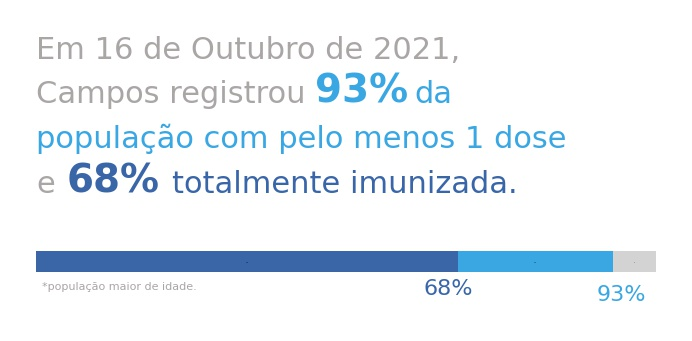

Reproduce this figure in Python.
import numpy as np
import pandas as pd
import tweepy
import matplotlib.pyplot as plt

path = 'your/folder/path'
#path = ''
img_path = path + "vacinometro.jpg"
file_path = path + 'Casos_Campos.xlsx'

df = pd.read_excel(file_path) #reading the excel file with covid data

total = 383173 #total amount of 18+ ppl in Campos. Got it from Rio de Janeiro's official site
primeira_dose = int(df['Vacinados'].iloc[-1])  #first dose
segunda_dose = int(df['Segunda Dose'].iloc[-1]) #second dose
dose_unica = int(df['Dose Única'].iloc[-1]) #unique dose
totalmente_imunizados = segunda_dose + dose_unica #totally imune (first + second dose)

pct_primeira_dose = round((primeira_dose/total)*100) #% of the population with first dose

pct_segunda_dose = round((segunda_dose/total)*100) #% of the population with second

pct_dose_unica = round((dose_unica/total)*100) #% of the unique dose

pct_totalmente_imunizados = round((totalmente_imunizados/total)*100) #% of the population totally imune

category_names = ['Vacinados', 'Não Vacinados', 'placeholder']
results = {
    '1ª Dose': [pct_totalmente_imunizados, (pct_primeira_dose - pct_totalmente_imunizados), (100 - pct_primeira_dose)]
}
#,
#    '2ª Dose': [pct_totalmente_imunizados, (100 - pct_totalmente_imunizados)]


#Função para transformar mês numeral em escrito
def month_checker(mes):

    if mes == '01':
        return('Janeiro')
    elif mes == '02':
        return('Fevereiro')
    elif mes == '03':
        return('Março')
    elif mes == '04':
        return('Abril')
    elif mes == '05':
        return('Maio')
    elif mes == '06':
        return('Junho')
    elif mes == '07':
        return('Julho')
    elif mes == '08':
        return('Agosto')
    elif mes == '09':
        return('Setembro')
    elif mes == '10':
        return('Outubro')
    elif mes == '11':
        return('Novembro')
    elif mes == '12':
        return('Dezembro')
    
#Taking the covid data to make the bar graph. Got it's base from matplotlib official site
def survey(results, category_names):
    """
    Parameters
    ----------
    results : dict
        A mapping from question labels to a list of answers per category.
        It is assumed all lists contain the same number of entries and that
        it matches the length of *category_names*.
    category_names : list of str
        The category labels.
    """
    labels = list(results.keys())
    data = np.array(list(results.values()))
    data_cum = data.cumsum(axis=1)

    fig, ax = plt.subplots(figsize=(8, 0.3))
    ax.invert_yaxis()
    ax.xaxis.set_visible(False)
    ax.set_xlim(0, np.sum(data, axis=1).max())
    lightblue = '#3AA6E2' #lightblue hex color code
    darkblue = '#3A66A8' #darkblue hex color code
    grey = '#AAA6A6' #grey hex color code
    colors = [darkblue, lightblue, 'lightgrey']
    for i, (colname, color) in enumerate(zip(category_names, colors)):

        widths = data[:, i]
        starts = data_cum[:, i] - widths
        
        rects = ax.barh(labels, widths, left=starts, height=0.5,
                        label=colname, color=color)

        text_color = 'black' #if r * g * b < 0.5 else 'darkgrey'
        ax.bar_label(rects, label_type='center', color=text_color, fontsize = 1)
    #ax.legend(ncol=len(category_names), bbox_to_anchor=(0, 1),
    #          loc='lower left', fontsize=11.5)
    
    plt.axis('off')
    #plt.yticks(fontsize = 0.1)
    ax.spines['right'].set_visible(False)
    ax.spines['top'].set_visible(False)
    ax.spines['bottom'].set_visible(False)
    ax.spines['left'].set_visible(False)
    
    #Defining line height of each row of text
    first_line_height = 10.3
    second_line_height = 8.4
    third_line_height = 6.5
    forth_line_height = 4.5

    #DOWN HERE I'M BASIALLY DRAWING EVERY SINGLE LINE OF TEXT BY HAND. CRAFTING THE FINAL FORM STEP BY STEP

    first_text = 'Em ' + df.Data.iloc[-1][0:2] + ' de ' + month_checker(df.Data.iloc[-1][3:5]) + ' de ' + df.Data.iloc[-1][6:] + ","

    #First line
    
    ax.text(0, first_line_height, first_text, horizontalalignment='left', 
            verticalalignment='top', transform=ax.transAxes, fontsize = '22', color = grey)
    
    #Second line
    ax.text(0, second_line_height, 'Campos registrou', horizontalalignment='left', 
            verticalalignment='top', transform=ax.transAxes, fontsize = '22', color = grey)
    ax.text(0.45, 0.315+second_line_height, str(pct_primeira_dose) + "%", horizontalalignment='left', verticalalignment='top',
            transform=ax.transAxes, fontsize = '28', color = lightblue, weight= '600')
    ax.text(0.61, second_line_height, 'da', horizontalalignment='left', verticalalignment='top', 
            transform=ax.transAxes, fontsize = '22', color = lightblue)
    
    #Third line
    ax.text(0, third_line_height, 'população com pelo menos 1 dose', horizontalalignment='left', 
            verticalalignment='top', transform=ax.transAxes, fontsize = '22', color = lightblue)

    #Forth line
    ax.text(0, forth_line_height, 'e', horizontalalignment='left', verticalalignment='top', 
            transform=ax.transAxes, fontsize = '22', color = grey)
    ax.text(0.05, 0.315+forth_line_height, str(pct_totalmente_imunizados) + "%", horizontalalignment='left', verticalalignment='top',
            transform=ax.transAxes, fontsize = '28', color = darkblue, weight= '600')
    ax.text(0.22, forth_line_height, 'totalmente imunizada.', horizontalalignment='left', verticalalignment='top', 
            transform=ax.transAxes, fontsize = '22', color = darkblue)

    #Bottom text
    bottom_line_height = -0.35
    ax.text(0.01, bottom_line_height, '*população maior de idade.', horizontalalignment='left', verticalalignment='top', 
            transform=ax.transAxes, fontsize = '8', color = grey)
    
    position = (pct_segunda_dose/100)-0.025
    
    
    ax.text(position, -0.2, str(pct_totalmente_imunizados) + "%", horizontalalignment='left', verticalalignment='top', 
            transform=ax.transAxes, fontsize = '16', color = darkblue)
    
    position = (pct_primeira_dose/100)-0.025
    
    ax.text(position, -0.5, str(pct_primeira_dose) + "%", horizontalalignment='left', verticalalignment='top', 
            transform=ax.transAxes, fontsize = '16', color = lightblue)
    
    
    #plt.show()
    plt.savefig("vacinometro.jpg", bbox_inches = 'tight',pad_inches=0.36)
    plt.close()
    #return(fig, ax) #I'm returning but not using, could be removed since I get the saved figure


def tweet():
    # Authenticate to Twitter
    auth = tweepy.OAuthHandler("ok guys not gonna happen", "yes I must stop hard coding this I know")
    auth.set_access_token("i'm going to study how to make it better", "for now you can just copy and paste yours")

    # Create API object
    api = tweepy.API(auth)
    
    #twitter text
    msg = 'Vacinômetro Campos dos Goytacazes\n\n' \
    'Quantidade total de doses aplicadas:\n' \
    '   -Primeira Dose: %s (%s%%)\n   -Segunda Dose: %s (%s%%)\n   -Dose Única: %s (%s%%)' % (primeira_dose, pct_primeira_dose, segunda_dose, pct_segunda_dose, dose_unica, pct_dose_unica)
    
    #twitter image
    img_path = "vacinometro.jpg"
    
    print(msg)
    
    #twitter post
    api.update_with_media(img_path, msg)


if __name__ == '__main__':
    survey(results, category_names) #get the xlsx file and create the image to post
    tweet() #post on twitter